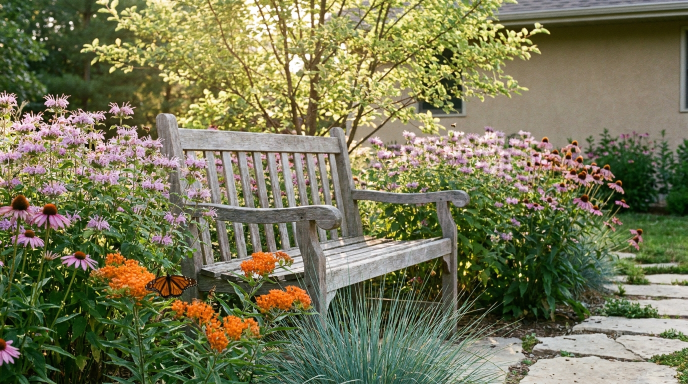
#> input picture landscape-design/front-yard-savanna/annotated/render-vignette.png, 1376 x 768 px, given in place of 01-front-existing.jpg, which was not available (shown at 1/2 size); the run also reads 2 pictures not shown here
$ python annotate.py
#> lines starting #> are read from the running program, lines starting #| are printed output that depends on the picture; pictures that were not available may be replaced by others from this repository, and a replacement may not be noted
"""
Front-yard Oak Savanna Edge — design overlay renderer.
Site: 8547 Crane Dance Trail, Eden Prairie MN.

Loads site photos, draws translucent planting zones, numbered species markers,
a path, a bench, sun arrows, and a legend block with bloom calendar.
Output goes to annotated/.

Coordinates are tunable via the constants near the top — re-render is one line.
"""
from __future__ import annotations

from pathlib import Path
from PIL import Image, ImageDraw, ImageFont

ROOT = Path(__file__).parent
PHOTOS = ROOT / "photos"
OUT = ROOT / "annotated"
OUT.mkdir(exist_ok=True)

# --------------------------------------------------------------------------
# Canvas
# --------------------------------------------------------------------------
PHOTO_W, PHOTO_H = 2400, 1800
LEGEND_H = 1200
CANVAS_W, CANVAS_H = PHOTO_W, PHOTO_H + LEGEND_H

# --------------------------------------------------------------------------
# Color palette  (RGBA)
# --------------------------------------------------------------------------
C = {
    "z1_woody":     (139,  69,  19, 100),   # saddle brown — backbone
    "z2_tall":      (218, 165,  32, 100),   # goldenrod — tall forbs
    "z3_mid":       (186,  85, 211, 100),   # orchid — mid drifts
    "z4_low":       ( 60, 179, 113, 100),   # sea green — low edge
    "z5_swale":     ( 70, 130, 180, 110),   # steel blue — swale
    "path":         (245, 222, 179, 230),   # wheat — stepper path
    "path_stroke":  (130, 100,  60, 255),
    "bench":        (101,  67,  33, 255),   # walnut — bench
    "marker_fill":  (255, 255, 255, 245),
    "marker_stroke":( 30,  30,  30, 255),
    "marker_text":  ( 30,  30,  30, 255),
    "sun":          (255, 200,   0, 230),
    "sightline":    ( 80, 130, 200, 220),
    "legend_bg":    (252, 248, 240, 255),
    "title":        ( 40,  70,  35, 255),
    "subtitle":     ( 90, 100,  70, 255),
    "body":         ( 40,  40,  40, 255),
    "rule":         (180, 170, 150, 255),
    "accent":       (139,  69,  19, 255),
}

# --------------------------------------------------------------------------
# Geometry — coordinates in the resized 2400x1800 photo
# Photo 02 (corner-three-quarter): looking at house from front-left lawn.
# Right side of photo = east (front porch + arborvitae).
# Left side of photo  = west (where bed wraps to side; serviceberry goes here).
# --------------------------------------------------------------------------

# --- Coordinates for the head-on view (01-front-existing.jpg) ---
# Photo shows the bed straight-on. West (where serviceberry goes) = LEFT.
# East (porch / dry-creek swale) = RIGHT. Bay window is centered.

ZONES = [
    {
        "id": 1,
        "name": "Backbone — small tree & shrubs",
        "color": "z1_woody",
        "polygon": [(280, 880), (2050, 880), (2050, 1080), (280, 1080)],
    },
    {
        "id": 2,
        "name": "Tall forbs & grasses (3–5 ft)",
        "color": "z2_tall",
        "polygon": [(280, 1080), (2050, 1080), (2030, 1220), (260, 1220)],
    },
    {
        "id": 3,
        "name": "Mid drifts (2–3 ft)",
        "color": "z3_mid",
        "polygon": [(260, 1220), (2030, 1220), (1990, 1360), (220, 1360)],
    },
    {
        "id": 4,
        "name": "Low edge (under 2 ft)",
        "color": "z4_low",
        "polygon": [(220, 1360), (1990, 1360), (1900, 1530), (180, 1530)],
    },
    {
        "id": 5,
        "name": "Vegetated swale — sedge meadow",
        "color": "z5_swale",
        "polygon": [(2050, 1280), (2380, 1300), (2390, 1640),
                    (2080, 1660), (2000, 1480)],
    },
]

# Stepping-stone path: enters from concrete walkway right edge,
# winds across front of bed, terminates at bench pocket west third.
PATH = [(2280, 1640), (1950, 1560), (1500, 1490),
        (1000, 1450), (650, 1430), (450, 1410)]

# Bench in the west-third pocket
BENCH = (420, 1380)
BENCH_SIZE = (110, 30)

# Sun arc (south-facing) — sun is behind the camera; place icon top-left
# with a "south sun" label
SUN_POS = (180, 180)
SUN_R = 55

# Indoor sightline (from bay window through the bed to cul-de-sac)
# Bay window is in the upper center of the head-on view; sightline
# extends down through the bed to the foreground lawn (toward photographer)
SIGHTLINE_FROM = (1380, 700)
SIGHTLINE_TO = (1380, 1700)

# Numbered markers (id, x, y, abbrev) — abbreviations match SPECIES dict
MARKERS = [
    (1,  450,  950, "SVB"),   # Serviceberry — west anchor
    (2, 1000, 1000, "NIN"),   # Ninebark left of bay window (kept low for view)
    (3, 1900, 1000, "NIN"),   # Ninebark right of bay window
    (4,  300, 1000, "GDW"),   # Gray Dogwood — behind serviceberry
    (5,  750, 1140, "BAP"),   # Baptisia
    (6, 1400, 1150, "BBM"),   # Wild Bergamot
    (7, 1850, 1150, "ASR"),   # Smooth Blue Aster
    (8,  600, 1290, "LUP"),   # Wild Lupine
    (9, 1100, 1300, "PCF"),   # Purple Coneflower
    (10, 1700, 1300, "BMW"),  # Butterfly Milkweed
    (11, 900, 1430, "LBS"),   # Little Bluestem
    (12, 1500, 1450, "PSM"),  # Prairie Smoke
    (13, 250, 1450, "PDS"),   # Prairie Dropseed (front-edge ribbon)
    (14, 2150, 1430, "BFI"),  # Blue Flag Iris (swale wet pocket)
    (15, 2240, 1560, "TSC"),  # Tussock Sedge (swale channel)
]

SPECIES = {
    "SVB": ("Serviceberry",         "Amelanchier laevis",       "small tree"),
    "NIN": ("Ninebark",             "Physocarpus opulifolius",  "shrub"),
    "GDW": ("Gray Dogwood",         "Cornus racemosa",          "shrub"),
    "BAP": ("False Blue Indigo",    "Baptisia australis",       "tall forb"),
    "BBM": ("Wild Bergamot",        "Monarda fistulosa",        "mid forb"),
    "ASR": ("Smooth Blue Aster",    "Symphyotrichum laeve",     "mid forb"),
    "LUP": ("Wild Lupine",          "Lupinus perennis",         "mid forb"),
    "PCF": ("Purple Coneflower",    "Echinacea purpurea",       "mid forb"),
    "BMW": ("Butterfly Milkweed",   "Asclepias tuberosa",       "low forb"),
    "LBS": ("Little Bluestem",      "Schizachyrium scoparium",  "grass"),
    "PSM": ("Prairie Smoke",        "Geum triflorum",           "groundcover"),
    "PDS": ("Prairie Dropseed",     "Sporobolus heterolepis",   "grass"),
    "BFI": ("Blue Flag Iris",       "Iris versicolor",          "swale wet"),
    "TSC": ("Tussock Sedge",        "Carex stricta",            "swale center"),
}

# Bloom calendar — month abbrev + color reflecting peak palette
BLOOM = [
    ("Apr", (232, 224, 210)),   # serviceberry white
    ("May", (155, 124, 184)),   # lupine/baptisia/prairie smoke purple
    ("Jun", (240, 240, 240)),   # ninebark/dogwood white
    ("Jul", (198, 109, 168)),   # bergamot/coneflower pink
    ("Aug", (212,  72, 138)),   # coneflower/swamp milkweed
    ("Sep", ( 90, 127, 184)),   # asters blue
    ("Oct", (168,  90,  58)),   # bluestem copper
    ("Nov", (138, 106,  74)),   # winter structure
    ("Dec", (122,  90,  74)),
    ("Jan", (122,  90,  74)),
    ("Feb", (122,  90,  74)),
    ("Mar", (154, 138, 122)),
]

# --------------------------------------------------------------------------
# Fonts
# --------------------------------------------------------------------------

def load_font(size: int, bold: bool = False) -> ImageFont.FreeTypeFont:
    candidates = [
        ("/System/Library/Fonts/Helvetica.ttc", 1 if bold else 0),
        ("/System/Library/Fonts/Avenir.ttc",    7 if bold else 0),
        ("/System/Library/Fonts/Geneva.ttf",    0),
        ("/Library/Fonts/Arial Unicode.ttf",    0),
    ]
    for path, idx in candidates:
        try:
            return ImageFont.truetype(path, size, index=idx)
        except (OSError, ValueError):
            continue
    return ImageFont.load_default()


# --------------------------------------------------------------------------
# Drawing helpers
# --------------------------------------------------------------------------

def draw_zone(overlay: ImageDraw.ImageDraw, zone: dict) -> None:
    overlay.polygon(zone["polygon"], fill=C[zone["color"]])
    # subtle stroke
    pts = zone["polygon"] + [zone["polygon"][0]]
    overlay.line(pts, fill=(*C[zone["color"]][:3], 200), width=3)


def draw_path(overlay: ImageDraw.ImageDraw, points: list[tuple[int, int]]) -> None:
    # Wide tan band first
    overlay.line(points, fill=C["path"], width=42, joint="curve")
    # Dashed darker stroke down the middle
    for i in range(len(points) - 1):
        x1, y1 = points[i]
        x2, y2 = points[i + 1]
        # crude dash by drawing short segments along the line
        steps = 12
        for s in range(0, steps, 2):
            t1 = s / steps
            t2 = (s + 1) / steps
            overlay.line(
                [(x1 + (x2 - x1) * t1, y1 + (y2 - y1) * t1),
                 (x1 + (x2 - x1) * t2, y1 + (y2 - y1) * t2)],
                fill=C["path_stroke"], width=4,
            )


def draw_bench(overlay: ImageDraw.ImageDraw, pos: tuple[int, int],
               size: tuple[int, int]) -> None:
    cx, cy = pos
    w, h = size
    # bench seat
    overlay.rectangle(
        [cx - w // 2, cy - h // 2, cx + w // 2, cy + h // 2],
        fill=C["bench"], outline=(40, 25, 15, 255), width=2,
    )
    # legs hint
    overlay.rectangle([cx - w // 2 + 6, cy + h // 2,
                       cx - w // 2 + 14, cy + h // 2 + 16], fill=C["bench"])
    overlay.rectangle([cx + w // 2 - 14, cy + h // 2,
                       cx + w // 2 - 6, cy + h // 2 + 16], fill=C["bench"])
    # label
    f = load_font(22, bold=True)
    overlay.text((cx - 60, cy + h // 2 + 22), "BENCH", font=f,
                 fill=(40, 25, 15, 255))


def draw_marker(overlay: ImageDraw.ImageDraw, x: int, y: int,
                num: int, abbrev: str) -> None:
    r = 26
    overlay.ellipse(
        [x - r, y - r, x + r, y + r],
        fill=C["marker_fill"], outline=C["marker_stroke"], width=3,
    )
    f = load_font(24, bold=True)
    text = str(num)
    bbox = overlay.textbbox((0, 0), text, font=f)
    tw = bbox[2] - bbox[0]
    th = bbox[3] - bbox[1]
    overlay.text(
        (x - tw // 2, y - th // 2 - 3),
        text, font=f, fill=C["marker_text"],
    )
    # abbreviation tag below circle
    f2 = load_font(18, bold=True)
    bbox2 = overlay.textbbox((0, 0), abbrev, font=f2)
    aw = bbox2[2] - bbox2[0]
    pad = 4
    overlay.rectangle(
        [x - aw // 2 - pad, y + r + 2,
         x + aw // 2 + pad, y + r + 2 + 22],
        fill=(255, 255, 255, 230), outline=C["marker_stroke"], width=1,
    )
    overlay.text((x - aw // 2, y + r + 4), abbrev, font=f2,
                 fill=C["marker_text"])


def draw_sun(overlay: ImageDraw.ImageDraw, pos: tuple[int, int], r: int) -> None:
    cx, cy = pos
    overlay.ellipse([cx - r, cy - r, cx + r, cy + r], fill=C["sun"],
                    outline=(200, 150, 0, 255), width=3)
    # rays
    import math
    for i in range(8):
        a = i * math.pi / 4
        x1 = cx + (r + 10) * math.cos(a)
        y1 = cy + (r + 10) * math.sin(a)
        x2 = cx + (r + 30) * math.cos(a)
        y2 = cy + (r + 30) * math.sin(a)
        overlay.line([(x1, y1), (x2, y2)], fill=C["sun"], width=5)
    f = load_font(22, bold=True)
    overlay.text((cx - 70, cy + r + 32), "SOUTH SUN", font=f,
                 fill=(160, 110, 0, 255))


def draw_arrow(overlay: ImageDraw.ImageDraw,
               start: tuple[int, int], end: tuple[int, int],
               color: tuple[int, int, int, int], width: int = 6,
               label: str | None = None) -> None:
    overlay.line([start, end], fill=color, width=width)
    # arrowhead
    import math
    x1, y1 = start
    x2, y2 = end
    angle = math.atan2(y2 - y1, x2 - x1)
    head = 22
    spread = math.pi / 7
    p1 = (x2 - head * math.cos(angle - spread),
          y2 - head * math.sin(angle - spread))
    p2 = (x2 - head * math.cos(angle + spread),
          y2 - head * math.sin(angle + spread))
    overlay.polygon([(x2, y2), p1, p2], fill=color)
    if label:
        f = load_font(20, bold=True)
        mx = (x1 + x2) // 2 + 12
        my = (y1 + y2) // 2
        overlay.text((mx, my), label, font=f, fill=color[:3] + (255,))


# --------------------------------------------------------------------------
# Legend
# --------------------------------------------------------------------------

def draw_legend(canvas: Image.Image, top: int) -> None:
    """Render the legend block below the photo."""
    draw = ImageDraw.Draw(canvas, "RGBA")
    legend_top = top
    legend_left = 0

    # Background
    draw.rectangle(
        [0, legend_top, CANVAS_W, CANVAS_H],
        fill=C["legend_bg"],
    )
    # top rule
    draw.line([(0, legend_top), (CANVAS_W, legend_top)],
              fill=C["accent"], width=4)

    # Title block
    pad = 40
    f_title = load_font(48, bold=True)
    f_subtitle = load_font(26, bold=False)
    f_meta = load_font(20, bold=False)

    draw.text(
        (pad, legend_top + 30),
        "Front-Yard Oak Savanna Edge",
        font=f_title, fill=C["title"],
    )
    draw.text(
        (pad, legend_top + 90),
        "8547 Crane Dance Trail · Eden Prairie MN · USDA 4b/5a",
        font=f_subtitle, fill=C["subtitle"],
    )
    draw.text(
        (pad, legend_top + 124),
        "Restoring the pre-settlement Big Woods savanna of Hennepin County  ·  "
        "design grounded in Minnesota Native Plants textbook (Ch. 02, 06, 10)",
        font=f_meta, fill=C["body"],
    )

    rule_y = legend_top + 175
    draw.line([(pad, rule_y), (CANVAS_W - pad, rule_y)],
              fill=C["rule"], width=2)

    # === LEFT COLUMN: Zone color key ===
    col_left_x = pad
    col_y = rule_y + 25
    f_h = load_font(28, bold=True)
    f_b = load_font(22, bold=False)
    f_sm = load_font(20, bold=False)

    draw.text((col_left_x, col_y), "PLANTING ZONES", font=f_h,
              fill=C["accent"])
    col_y += 45

    for z in ZONES:
        sw_x, sw_y, sw_w, sw_h = col_left_x, col_y, 36, 28
        draw.rectangle(
            [sw_x, sw_y, sw_x + sw_w, sw_y + sw_h],
            fill=C[z["color"]][:3] + (255,),
            outline=(60, 60, 60, 255), width=1,
        )
        draw.text(
            (sw_x + sw_w + 14, sw_y + 1),
            f"{z['id']}.  {z['name']}",
            font=f_b, fill=C["body"],
        )
        col_y += 42

    # Path + bench legend
    col_y += 8
    draw.line([(col_left_x, col_y), (col_left_x + 36, col_y)],
              fill=C["path_stroke"], width=8)
    draw.text((col_left_x + 50, col_y - 14), "Stepping-stone path",
              font=f_b, fill=C["body"])
    col_y += 36

    draw.rectangle([col_left_x, col_y, col_left_x + 36, col_y + 18],
                   fill=C["bench"])
    draw.text((col_left_x + 50, col_y - 4),
              "Bench pocket (west third, east-facing)",
              font=f_b, fill=C["body"])
    col_y += 38

    # === MIDDLE COLUMN: Numbered species list ===
    mid_x = pad + 720
    mid_y = rule_y + 25
    draw.text((mid_x, mid_y), "SPECIES KEY", font=f_h, fill=C["accent"])
    mid_y += 45

    row_h = 56  # taller rows so common name + sci name don't overlap
    half = (len(MARKERS) + 1) // 2
    for i, (num, _x, _y, abbrev) in enumerate(MARKERS):
        col = i // half
        row = i % half
        sx = mid_x + col * 400
        sy = mid_y + row * row_h
        # circle
        cr = 14
        draw.ellipse(
            [sx, sy, sx + cr * 2, sy + cr * 2],
            fill=C["marker_fill"], outline=C["marker_stroke"], width=2,
        )
        f_num = load_font(18, bold=True)
        nstr = str(num)
        nb = draw.textbbox((0, 0), nstr, font=f_num)
        nw = nb[2] - nb[0]
        nh = nb[3] - nb[1]
        draw.text(
            (sx + cr - nw // 2, sy + cr - nh // 2 - 2),
            nstr, font=f_num, fill=C["marker_text"],
        )
        # name
        common, sci, _kind = SPECIES[abbrev]
        draw.text((sx + 38, sy - 2), common, font=f_b, fill=C["body"])
        f_it = load_font(18, bold=False)
        draw.text((sx + 38, sy + 24), sci, font=f_it,
                  fill=(100, 80, 60, 255))

    # === RIGHT COLUMN: Bloom calendar strip ===
    right_x = pad + 720 + 760 + 20
    right_y = rule_y + 25
    if right_x + 280 > CANVAS_W - pad:
        # If too wide, stack below middle column instead
        right_x = pad
        right_y = mid_y + half * 36 + 30

    draw.text((right_x, right_y), "BLOOM CALENDAR", font=f_h,
              fill=C["accent"])
    right_y += 45

    # 12 bars stacked horizontally
    bar_w = 64
    bar_h = 90
    gap = 4
    for i, (m, color) in enumerate(BLOOM):
        bx = right_x + i * (bar_w + gap)
        draw.rectangle(
            [bx, right_y, bx + bar_w, right_y + bar_h],
            fill=color + (255,),
            outline=(120, 110, 90, 255), width=1,
        )
        f_m = load_font(18, bold=True)
        mb = draw.textbbox((0, 0), m, font=f_m)
        mw = mb[2] - mb[0]
        # month label below
        draw.text(
            (bx + (bar_w - mw) // 2, right_y + bar_h + 6),
            m, font=f_m,
            fill=(60, 60, 60, 255),
        )

    right_y += bar_h + 36
    f_caption = load_font(18, bold=False)
    f_caption_b = load_font(18, bold=True)
    rows = [
        ("Spring", "Serviceberry → Lupine, Baptisia, Prairie Smoke"),
        ("Summer", "Bergamot, Coneflower, Butterfly Milkweed"),
        ("Fall",   "Smooth Blue Aster, Cardinal Flower, copper Bluestem"),
        ("Winter", "exfoliating Ninebark bark, Bluestem plumes, dogwood berries"),
    ]
    for label, text in rows:
        draw.text((right_x, right_y), label, font=f_caption_b,
                  fill=C["accent"])
        draw.text((right_x + 80, right_y), text, font=f_caption,
                  fill=C["body"])
        right_y += 28

    # Footer
    foot_y = CANVAS_H - 60
    draw.line([(pad, foot_y - 12), (CANVAS_W - pad, foot_y - 12)],
              fill=C["rule"], width=1)
    f_foot = load_font(18, bold=False)
    draw.text(
        (pad, foot_y),
        "Lot 0.36 ac · Parcel 1311622340067 · pre-settlement: bur oak savanna · "
        "soil: Hayden/Lester loam (Hennepin moraine) · full sun, south face",
        font=f_foot, fill=C["subtitle"],
    )


# --------------------------------------------------------------------------
# Top-level render
# --------------------------------------------------------------------------

def render_primary() -> Path:
    src = PHOTOS / "01-front-existing.jpg"
    photo = Image.open(src).convert("RGBA")
    photo = photo.resize((PHOTO_W, PHOTO_H), Image.LANCZOS)
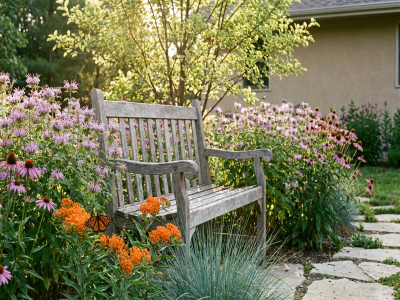
#> photo: PIL image 2400x1800 RGBA (shown at 1/6 size); mean R, G, B, A 119, 119.5, 85.2, 255

    # Canvas with extra space for legend below
    canvas = Image.new("RGBA", (CANVAS_W, CANVAS_H), (255, 255, 255, 255))
#> canvas: PIL image 2400x3000 RGBA; every value is 255
    canvas.paste(photo, (0, 0))
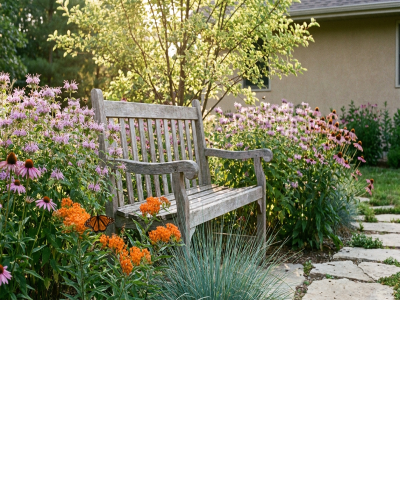
#> canvas: PIL image 2400x3000 RGBA (shown at 1/6 size); mean R, G, B, A 173.4, 173.7, 153.1, 255

    # Translucent overlay for zones, path, etc.
    overlay = Image.new("RGBA", (PHOTO_W, PHOTO_H), (0, 0, 0, 0))
#> overlay: PIL image 2400x1800 RGBA; every value is 0
    od = ImageDraw.Draw(overlay, "RGBA")

    for zone in ZONES:
        draw_zone(od, zone)

    draw_path(od, PATH)

    # Sightline first, behind markers
    draw_arrow(
        od, SIGHTLINE_FROM, SIGHTLINE_TO,
        color=C["sightline"], width=5,
        label="indoor sightline preserved",
    )

    draw_sun(od, SUN_POS, SUN_R)

    # Bench
    draw_bench(od, BENCH, BENCH_SIZE)

    # Markers last (on top)
    for num, x, y, abbrev in MARKERS:
        draw_marker(od, x, y, num, abbrev)

    # Composite
    canvas.alpha_composite(overlay, (0, 0))
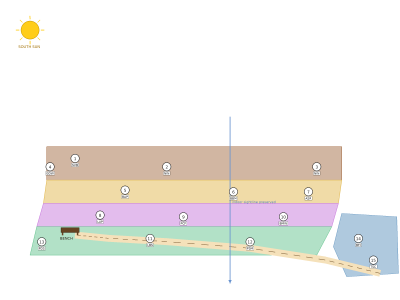
#> overlay: PIL image 2400x1800 RGBA (shown at 1/6 size); mean R, G, B, A 45.3, 38.9, 31.2, 35.8; transparent parts drawn white
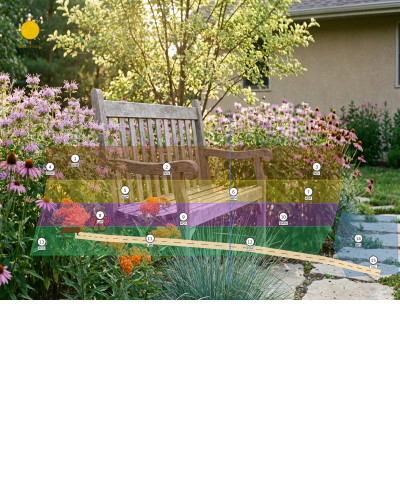
#> canvas: PIL image 2400x3000 RGBA (shown at 1/6 size); mean R, G, B, A 177.9, 176.4, 156.2, 255

    # Legend
    draw_legend(canvas, PHOTO_H)
#> after the loop in draw_legend, `for z in ZONES:`: col_y = 2255
#> in draw_legend, `col_y += 8`: col_y = 2263
#> in draw_legend, `col_y += 36`: col_y = 2299
#> in draw_legend, `col_y += 38`: col_y = 2337
#> the loop in draw_legend, `for i, (num, _x, _y, abbrev) in enumerate(MARKERS):` made 15 passes
#> (nb, nw) on passes 1 to 8: ((0, 4, 11, 17), 11), ((0, 4, 11, 17), 11), ((0, 4, 11, 17), 11), ((0, 4, 11, 17), 11), ((0, 4, 11, 17), 11), ((0, 4, 11, 17), 11), ((0, 4, 11, 17), 11), ((0, 4, 11, 17), 11)
#> the loop in draw_legend, `for i, (m, color) in enumerate(BLOOM):` made 12 passes
#> (mb, mw) on passes 1 to 8: ((0, 4, 32, 21), 32), ((0, 4, 38, 21), 38), ((-1, 4, 28, 21), 29), ((-1, 3, 22, 21), 23), ((0, 4, 35, 21), 35), ((0, 4, 34, 21), 34), ((0, 4, 31, 17), 31), ((0, 4, 35, 17), 35)
#> after the loop in draw_legend, `for label, text in rows:`: right_y = 2283
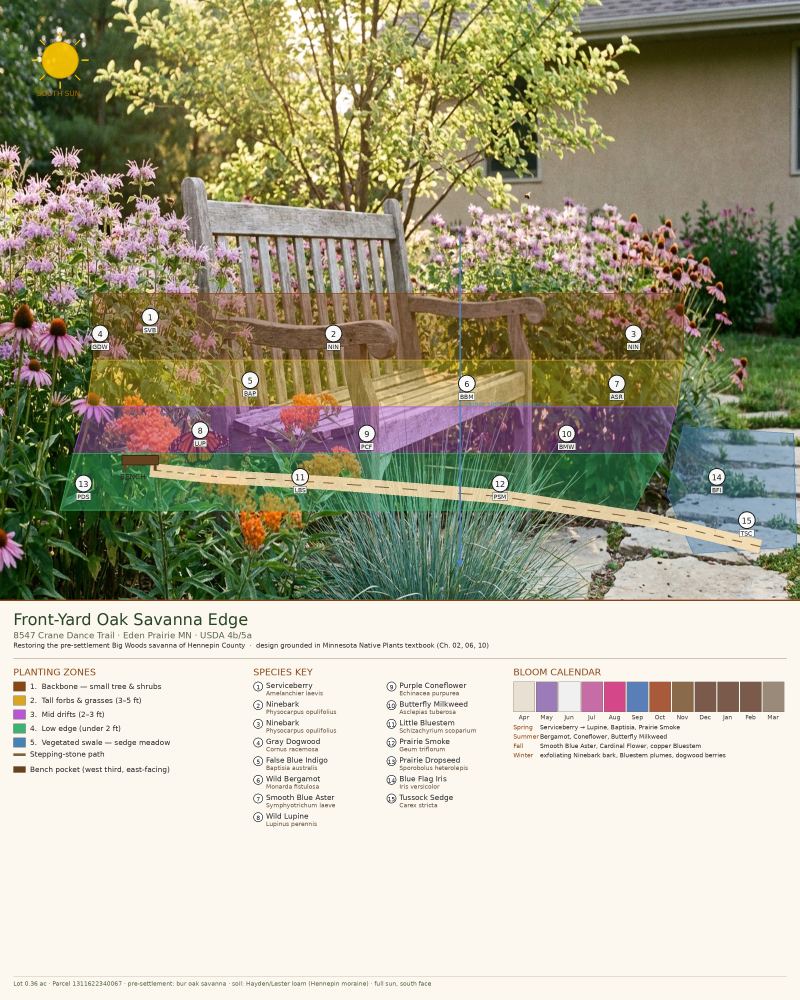
#> canvas: PIL image 2400x3000 RGBA (shown at 1/3 size); mean R, G, B, A 173.7, 170.2, 146.8, 255; transparent parts drawn white

    out = OUT / "01-front-design-overlay.jpg"
    canvas.convert("RGB").save(out, quality=92)
    return out


def render_sightline() -> Path:
    """Annotate the bay-window interior view to show the preserved sightline."""
    src = PHOTOS / "08-bay-window-interior.jpg"
    photo = Image.open(src).convert("RGBA")
#> (the rest of the program and of its run is left out)
